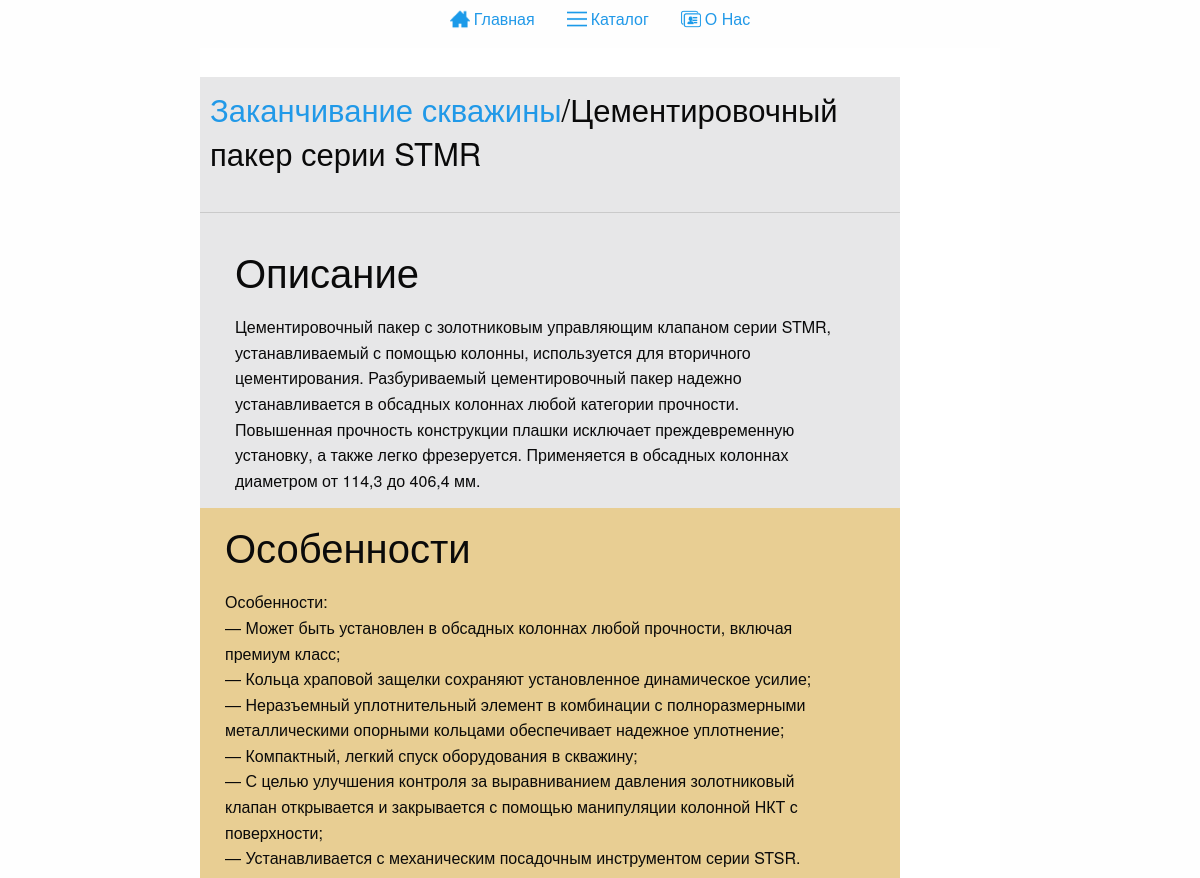
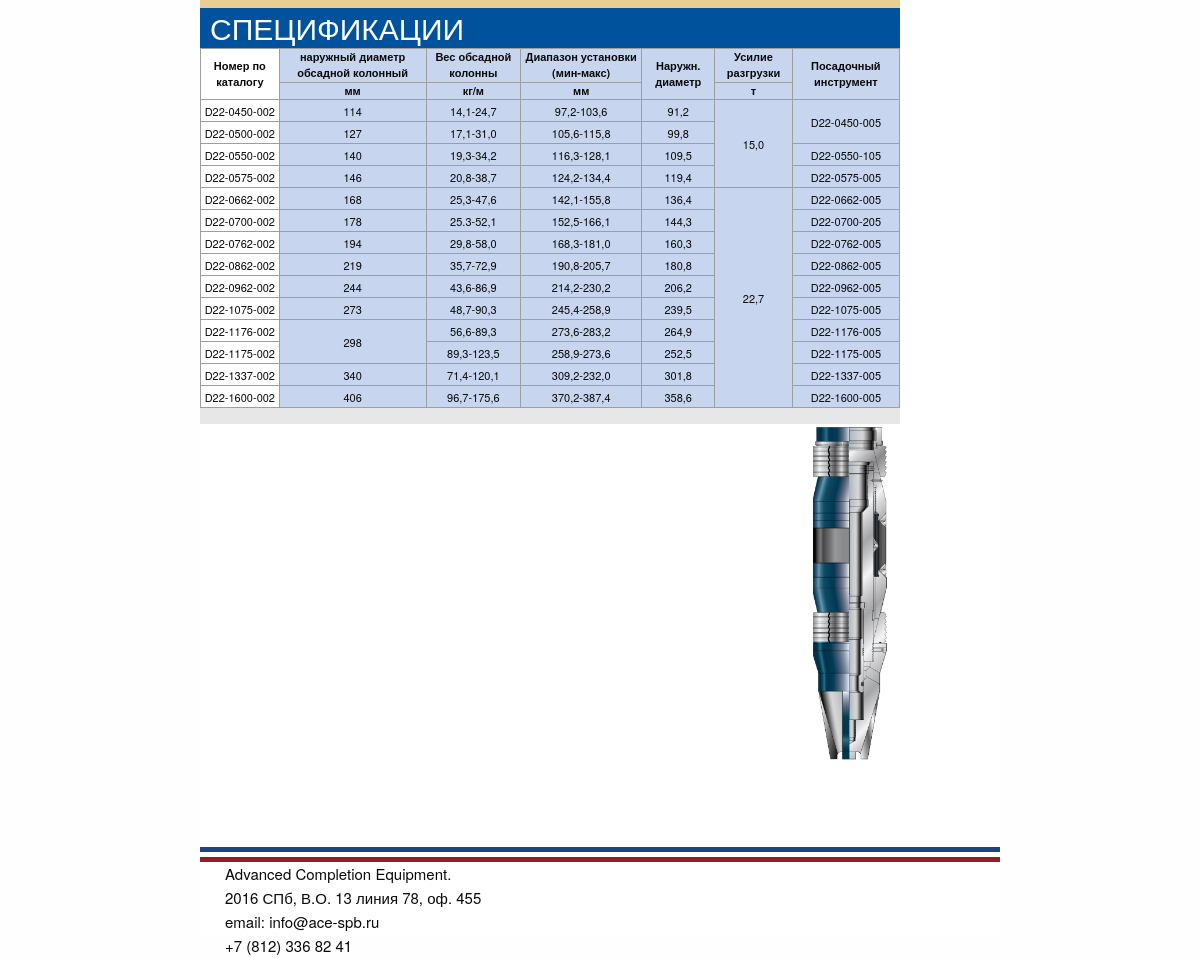
Page /product/11 on the committed database (2 pictures, top to bottom).
### main/models.py (models this page shows, shortened)
class Product(models.Model):
	title = models.CharField(max_length=300, verbose_name="Название")
	category = models.ForeignKey(Category)
	desctiption = RedactorField(max_length=3000, verbose_name="Описание")
	text = RedactorField(max_length=3000, verbose_name="Особенности", blank=True)
	image = models.ImageField(upload_to='images/')
	specification_image = models.ImageField(upload_to='images/specifications')
	promoted = models.BooleanField(default=False)
	promoted_name = models.CharField(max_length=300)
	class Meta:
		verbose_name = 'Продукт'
		verbose_name_plural = 'Продукты'
	def admin_thumbnail(self):
		return u'<img src="{0}" height="300px"/>'.format(self.image.url)
	admin_thumbnail.short_description = 'Thumbnail'
	admin_thumbnail.allow_tags = True

class Category(models.Model):
	title = models.CharField(max_length=300, unique=True)
	class Meta:
		verbose_name = 'Категория'
		verbose_name_plural = 'Категории'
	def __str__(self):
		return '{}'.format(self.title)

class SpecificationField(models.Model):
	product = models.ForeignKey(Product)
	title = models.CharField(max_length=400)
	measure = models.CharField(max_length=50, blank=True)
	class Meta:
		verbose_name = 'Поле спецификации'
		verbose_name_plural = 'Поля спецификации'

class SpecificationInstance(models.Model):
	product = models.ForeignKey(Product)
	index = models.CharField(max_length=100)
	number= models.IntegerField()
	class Meta:
		verbose_name = 'Экземпляр спецификации'
		verbose_name_plural = 'Экземпляры спецификации'
		ordering = ['number']
	def selflink(self):
		if self.id:
			return "<a href='/admin/main/specificationinstance/{}' target='_blank'>Edit</a>".format(self.id)
		else:
			return "Not present"
	selflink.allow_tags = True

class SpecificationInstanceValue(models.Model):
	specification_instance = models.ForeignKey(SpecificationInstance)
	specification_field = models.ForeignKey(SpecificationField)
	value = models.CharField(max_length=1500)
	class Meta:
		verbose_name = 'Значение поля спецификации'
		verbose_name_plural = 'Значения полей спецификации'

### main/views.py (the view)
# urls.py: url(r'^product/([0-9]+)', product, name='product'),
def product(request, product_id):
	cs = Category.objects.all()
	prod = Product.objects.get(id=product_id)
	user = request.user;
	return render_to_response('product.html', context={'product':prod,'user':user, 'categories':cs})

### main/templatetags/specification_cell_filter.py (called while the page is built)
def find_value(field ,row):
	for v in row.specificationinstancevalue_set.all():
		if v.specification_field == field:
			return v.value
	return ''

def check_bottom_cell_rowspan(field, this_value, index, instances_list, depth=0):
	that_value = find_value(field, instances_list[index])
	if that_value==this_value:
		depth += 1
		if (index != len(instances_list)-1):
			return check_bottom_cell_rowspan(field, this_value, index+1, instances_list, depth)
		return depth
	else:
		return depth

@register.filter
def specification_cell_filter(field, row):
	flag = False
	product = row.product
	instances_list = list(product.specificationinstance_set.all())
	index = instances_list.index(row)
	counter_rowspan = 0;
	this_value = find_value(field, row)
	counter_rowspan = check_bottom_cell_rowspan (field, this_value, index, instances_list, 0)
	if (index != 0) and (find_value(field, instances_list[index-1]) == this_value):
		return None
	else:
		return "<td rowspan="+ str(counter_rowspan) +">"+ this_value +"</td>"

### templates/product.html (shortened to what this page needs)
{% extends 'base.html' %}
{% load static %}
{% load next %}
{% load specification_cell_filter %}
{% block content%}
		<div class="main-index">
			<br/>
			<div class="product-info">
				<div class="product-info__text" >
					<div class="product-info__title">
						<h3><a href="{% url 'product_list' product.category.id %}">{{product.category}}</a>/{{product.title}}</h3>
					</div>
					<hr/>
					<div class="product-info__description">
						<h2>Описание</h2>
						{{product.desctiption | safe }}
					</div>
					<div class="product-info__options">
						<h2>Особенности</h2>
						{{product.text | safe }}
					</div>
					{% if product.specificationinstance_set.all %}
						<div class="style-title">
							Спецификации
						</div>
							<table class="pure-table pure-table-bordered">
								<tr>
									<th rowspan="2" class="table-index-row">
										Номер по каталогу
									</th>
									{% for field in product.specificationfield_set.all %}
										{% if field.measure %}
											<th>
												{{ field.title }}
											</th>
										{% else %}
											<th rowspan="2">
												{{ field.title }}
											</th>
										{% endif %}
									{% endfor %}
								</tr>
								<tr>
										{% for field in product.specificationfield_set.all %}
												{% if field.measure %}<th>{{ field.measure }}</th>{% endif %}
										{% endfor %}
								</tr>
									{% for row in product.specificationinstance_set.all %}
											<tr>
												<td class="table-index-row">
													{{row.index|safe}}
												</td>
												{% for field in product.specificationfield_set.all %}
													{% if field|specification_cell_filter:row %}
														{{field|specification_cell_filter:row|safe}}
													{% endif %}
												{% endfor %}
											</tr>
									{% endfor %}
							</table>
						{% endif %}
				</div>
				<div class="product-info__image">
					<img width="200px" src="{{product.image.url}}" >
				</div>
				</div>
		</div>
{% endblock %}

### static/css/styles.css (style rules this page uses)
body, html { height: 100%; }
body { font-family: Arimo; margin: 0; padding: 0; background-color: #f1f1f1; }
p, h1,h2,h3,h4,h5,h6,ul,li { margin: 0; padding: 0; }
* { box-sizing: border-box; }
.header, .main-index, .footer { background-color: #fff; }
.header, .main-index { margin-right: auto; margin-left: auto; }
.main-index { display: block; padding: 5px 0px 10px 0px; overflow: auto; }
.style-title { font-size: 30px; background-color: #00529c; color: white; height: 40px; line-height: 40px; vertical-align: middle; padding-left: 10px; text-transform: uppercase; }
table { width: 100%; border-collapse:collapse; }
table th { font-size: 11px; border-bottom: 1px; }
table td { font-size: 11px; height: 22px; }
table td, table th { text-align: center; border: 1px solid #9c9e9f; background-color: #c7d5ee; }
.table-index-row { background-color: white; }
.product-info { overflow: auto; }
.product-info__title { padding: 10px; }
.product-info__text { float: left; width: 700px; background-color: #e7e7e8; }
.product-info__text p { margin-bottom:0px; }
.product-info__text table td, .product-info__text table th { padding: 0px; }
.product-info__image { text-align: center; float: right; width: 100px; margin-bottom: 70px; margin-right: 100px; }
.product-info__image img { width: 75px; }
.product-info__description { text-indent: 15px; padding: 10px 10px 15px 20px; }
.product-info__description h2 { margin-bottom: 15px; }
.product-info__options { background-color: #e8ce93; padding: 10px 10px 15px 25px; }
.product-info__options h2 { margin-bottom: 15px; }

### rows in the picture
Product: category "Заканчивание скважины", title "Цементировочный пакер серии STMR", desctiption "Цементировочный пакер с золотниковым управляющим клапаном серии STMR, устанавливаемый с помощью колонны, используется для вторичного цементирования. Разбуриваемый цементировочный пакер надежно устанавливается в обсадных колоннах любой категории прочности. Повышенная прочность конструкции плашки исключает преждевременную установку, а также легко фрезеруется. Применяется в обсадных колоннах диаметром от 114,3 до 406,4 мм.", text "Особенности: — Может быть установлен в обсадных колоннах любой прочности, включая премиум класс; — Кольца храповой защелки сохраняют установленное динамическое усилие; — Неразъемный уплотнительный элемент в комбинации с полноразмерными металлическими опорными кольцами обеспечивает надежное уплотнение; — Компактный, легкий спуск оборудования в скважину; — С целью улучшения контроля за выравниванием давления золотниковый клапан открывается и закрывается с помощью манипуляции колонной НКТ с поверхности; — Устанавливается с механическим посадочным инструментом серии STSR.", image (picture)
SpecificationField: title "наружный диаметр обсадной колонный", measure "мм", id.specification_field_id "114", specification_field_id "127", specification_instance_id "140", specification_instance_id "146", specification_instance_id "168", specification_instance_id "178", specification_instance_id "194", specification_instance_id "219", product_id "244", product_id "273", product_id "298", product_id "340", product_id "406"
SpecificationField: title "Вес обсадной колонны", measure "кг/м", specification_field_id "14,1-24,7", specification_field_id "17,1-31,0", specification_instance_id "19,3-34,2", specification_instance_id "20,8-38,7", specification_instance_id "25,3-47,6", specification_instance_id "25.3-52,1", specification_instance_id "29,8-58,0", specification_instance_id "35,7-72,9", product_id "43,6-86,9", product_id "48,7-90,3", product_id "56,6-89,3", product_id "89,3-123,5", product_id "71,4-120,1", product_id "96,7-175,6"
SpecificationField: title "Диапазон установки (мин-макс)", measure "мм", specification_field_id "97,2-103,6", specification_field_id "105,6-115,8", specification_instance_id "116,3-128,1", specification_instance_id "124,2-134,4", specification_instance_id "142,1-155,8", specification_instance_id "152,5-166,1", specification_instance_id "168,3-181,0", specification_instance_id "190,8-205,7", product_id "214,2-230,2", product_id "245,4-258,9", product_id "273,6-283,2", product_id "258,9-273,6", product_id "309,2-232,0", product_id "370,2-387,4"
SpecificationField: title "Наружн. диаметр", specification_field_id "91,2", specification_field_id "99,8", specification_instance_id "109,5", specification_instance_id "119,4", specification_instance_id "136,4", specification_instance_id "144,3", specification_instance_id "160,3", specification_instance_id "180,8", product_id "206,2", product_id "239,5", product_id "264,9", product_id "252,5", product_id "301,8", product_id "358,6"
SpecificationField: title "Усилие разгрузки", measure "т", specification_field_id "15,0", specification_instance_id "22,7"
SpecificationField: title "Посадочный инструмент", specification_field_id "D22-0450-005", specification_instance_id "D22-0550-105", specification_instance_id "D22-0575-005", specification_instance_id "D22-0662-005", specification_instance_id "D22-0700-205", specification_instance_id "D22-0762-005", specification_instance_id "D22-0862-005", product_id "D22-0962-005", product_id "D22-1075-005", product_id "D22-1176-005", product_id "D22-1175-005", product_id "D22-1337-005", product_id "D22-1600-005"
SpecificationInstance: index "D22-0450-002"
SpecificationInstance: index "D22-0500-002"
SpecificationInstance: index "D22-0550-002"
SpecificationInstance: index "D22-0575-002"
SpecificationInstance: index "D22-0662-002"
SpecificationInstance: index "D22-0700-002"
SpecificationInstance: index "D22-0762-002"
SpecificationInstance: index "D22-0862-002"
SpecificationInstance: index "D22-0962-002"
SpecificationInstance: index "D22-1075-002"
SpecificationInstance: index "D22-1176-002"
SpecificationInstance: index "D22-1175-002"
SpecificationInstance: index "D22-1337-002"
SpecificationInstance: index "D22-1600-002"
